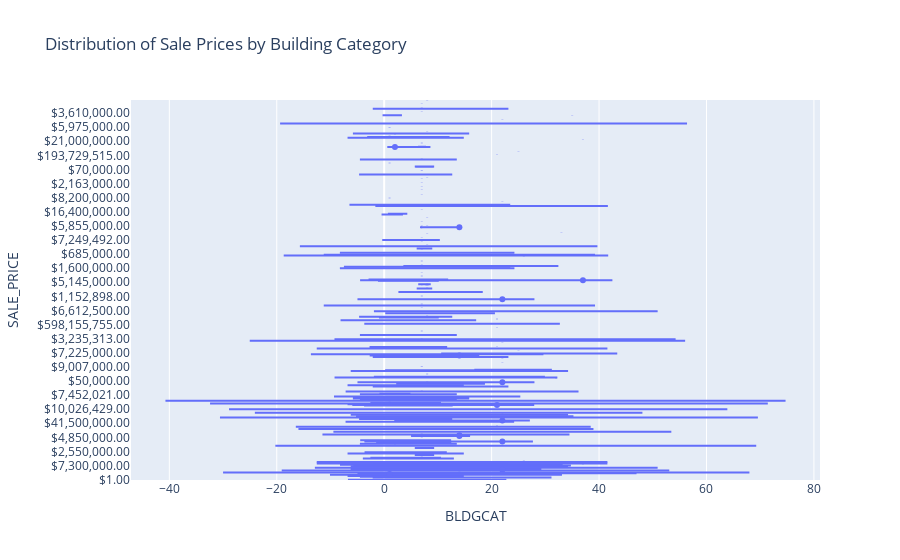

The notebook cell this image was saved under:
### Markdown cell above
![q1.png](attachment:q1.png)

### Code cell
# Query 2
query2 = """
SELECT BLDGCAT, SALE_PRICE
FROM sales_data
WHERE SALE_PRICE IS NOT NULL;
"""

df2 = pd.read_sql_query(query2, conn)

# Visualization 2: Violin plot for Distribution of Sale Prices by Building Category
fig2 = px.violin(df2, x="BLDGCAT", y="SALE_PRICE", title="Distribution of Sale Prices by Building Category")

# Show the plot
fig2.show()

### Figure 1 — Plotly figure (JSON) as saved in the notebook; plotly's stock layout.template omitted (floating-point values rounded to 4 significant figures; data arrays with more than 128 entries replaced by an {"elided": "..."} marker saying what was removed)
{"data": [{"alignmentgroup": "True", "box": {"visible": false}, "hovertemplate": "BLDGCAT=%{x}<br>SALE_PRICE=%{y}<extra></extra>", "legendgroup": "", "marker": {"color": "#636efa"}, "name": "", "offsetgroup": "", "orientation": "h", "scalegroup": "True", "showlegend": false, "type": "violin", "x": {"elided": "1334 int values"}, "x0": " ", "xaxis": "x", "y": {"elided": "1334 str values"}, "y0": " ", "yaxis": "y"}], "layout": {"legend": {"tracegroupgap": 0}, "title": {"text": "Distribution of Sale Prices by Building Category"}, "violinmode": "group", "xaxis": {"anchor": "y", "domain": [0, 1], "title": {"text": "BLDGCAT"}}, "yaxis": {"anchor": "x", "domain": [0, 1], "title": {"text": "SALE_PRICE"}}}}
